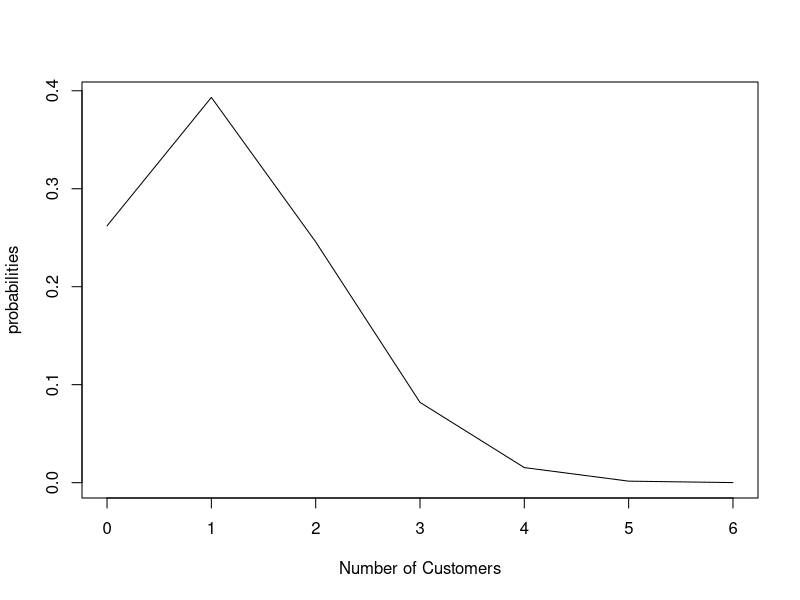
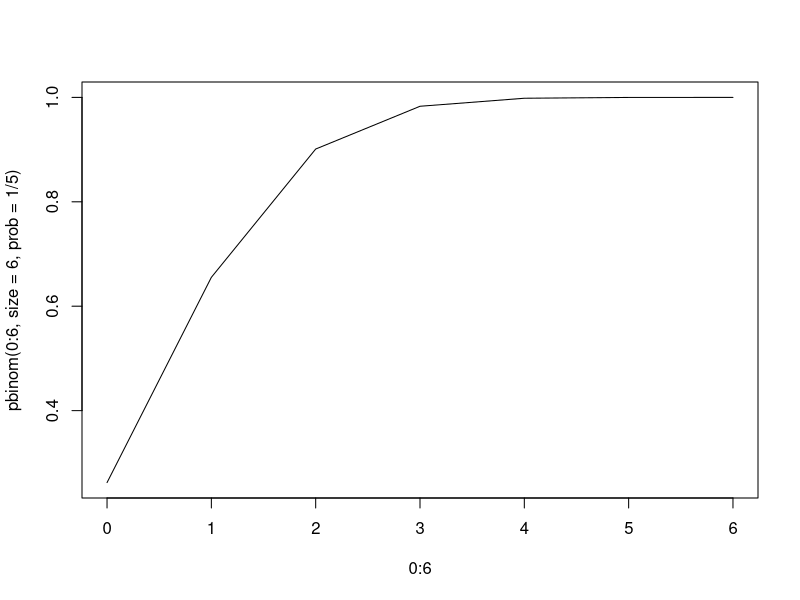
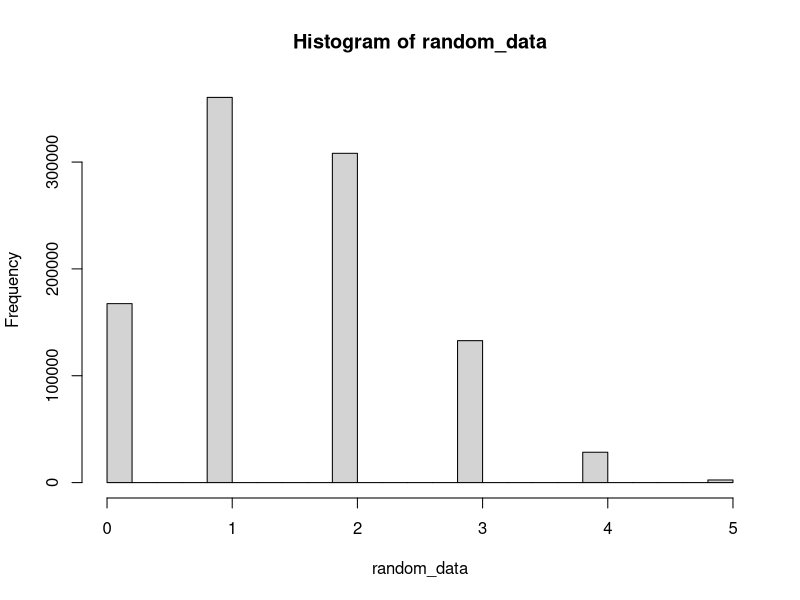

Write R code to recreate these figures, in order.
##9/8
probabilities <- dbinom(x = c(0:6), size = 6, prob = 1 /5)  
data.frame(x = c(0:6),probabilities)  
plot(0:6, probabilities,xlab="Number of Customers", type = "l")
pbinom(5, size = 6, prob = 1 / 5)  
plot(0:6, pbinom(0:6, size = 6, prob = 1 / 5), type = "l")

##9/9
set.seed(25) 
random_data <- rbinom(n = 1000000, size = 5, prob = 0.3) 
head(random_data, n=20)
summary(random_data)
var(random_data)
options(scipen=999)#suppressing standard form in R 
hist(random_data)

##Poisson Distribution
set.seed(25) 
horse_kick_death <- rpois(1000000,0.61)
mean(horse_kick_death)
var(horse_kick_death)
